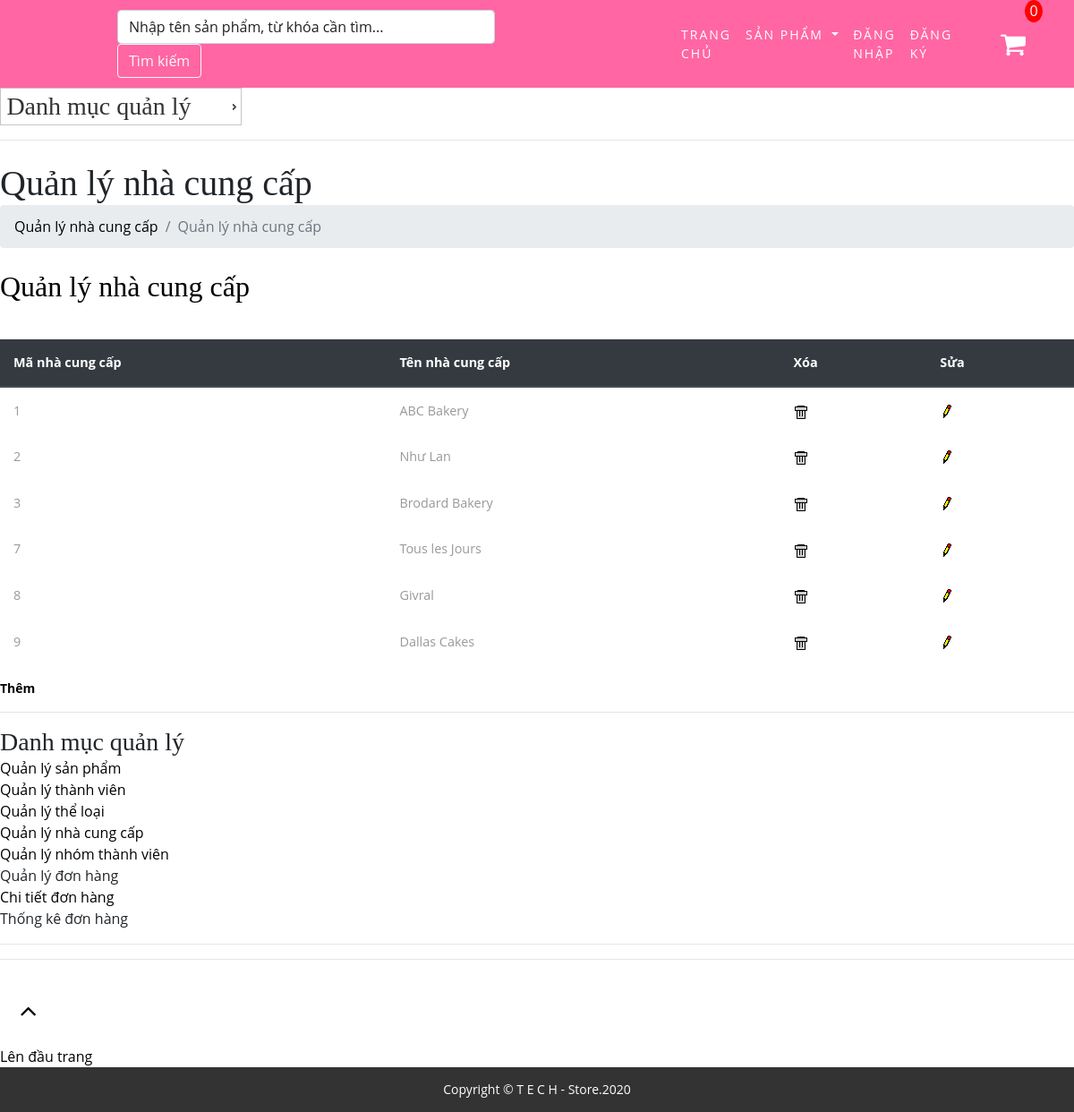
/admin.php?mod=manufacturer&act=manage, run on the app's committed database.
### tables this page shows
CREATE TABLE `manufacturers` (
  `ManufacturerID` int(11) NOT NULL,
  `ManufacturerName` varchar(255) NOT NULL
);

### Controller/Manufacturer/Manage.php (called while the page is built)
<?php
	include_once("Model/Manufacturer.php");
	$ma = new Manufacturer();
	$ret = $ma->getManufacturerManage();
	include_once("View/Manufacturer/Manage.php");
?>

### Model/Manufacturer.php (called while the page is built, shortened)
<?php
include_once("DataProvider.php");
class Manufacturer{
	private $da;
	function __construct(){
		$this->da = new DataProvider();
	}
	function getManufacturerManage(){
		$sql = "Select * from manufacturers";
		return $this->da->FetchAll($sql);
	}
}
?>

### Model/DataProvider.php (called while the page is built, shortened)
<?php
	class DataProvider{
		private $link;
		function __construct()
		{
			$this->link=mysqli_connect("localhost","root","","storedb");
		}
		function  ExecuteQuery($sql)
		{
			mysqli_query($this->link,"set names utf8");
			return mysqli_query($this->link, $sql);
		}
		function FetchAll($sql){
			$arr=array();
			$r = $this->ExecuteQuery($sql);
			while($row = mysqli_fetch_assoc($r)){
				$arr[]=$row;
			}
			return $arr;
		}
	}
?>

### View/Manufacturer/Manage.php (the view)
<h1 class="mt-4">Quản lý nhà cung cấp </h1>
<ol class="breadcrumb mb-4">
    <li class="breadcrumb-item"><a href="~/View/Products/Manage.php">Quản lý nhà cung cấp </a></li>
    <li class="breadcrumb-item active">Quản lý nhà cung cấp</li>
</ol>
<div>
<h2><a href="adminManager.php?mod=manufacturer&act=manage">Quản lý nhà cung cấp</a></h2>
	<table class="table" style="margin-top: 40px;">
  		<thead class="thead-dark">
    	<tr>
      		<th scope="col">Mã nhà cung cấp</th>
      		<th scope="col">Tên nhà cung cấp</th>
      		<th scope="col">Xóa</th>
      		<th scope="col">Sửa</th>
    	</tr>
  		</thead>
    <?php
	foreach($ret as $row)
	{
		echo "<tr><td>";
		echo $row['ManufacturerID']."</td><td>";
		echo $row['ManufacturerName']."</td><td>";
		echo "<a href=\"adminManager.php?mod=manufacturer&act=delete&id=$row[ManufacturerID]\" onclick=\"return IsDelete()\"><img src=\"Images/Delete.gif\" /></a></td><td>";
		echo "<a href=\"adminManager.php?mod=manufacturer&act=edit&id=$row[ManufacturerID]\"><img src=\"Images/Edit.gif\" /></a>";
		echo "</td></tr>";
	}
	?>
    </table>
<p class="btn-more box noprint"><strong><a href="adminManager.php?mod=manufacturer&act=insert">Thêm</a></strong></p>
</div> <hr class="noscreen">

### css/main2.css (style rules this page uses)
* { box-sizing: border-box; -moz-box-sizing: border-box; -webkit-box-sizing: border-box; }
a,a:hover,a:focus,a:active { outline:none;text-decoration:none;color:#000 }
a, a:hover, a:focus, a:active { outline: none; text-decoration: none; color: #000; }
a { margin: 0; padding: 0; font-size: 100%; vertical-align: baseline; background: transparent; }
img { vertical-align: middle; }
img, object, embed { max-width: 100%; }
h1, h2, h3, h4, h5, h6, p, small, strong, b, i { margin: 0; padding: 0; border: 0; vertical-align: baseline; background: transparent; }

### data on the page
manufacturers: ManufacturerID "1", ManufacturerName "ABC Bakery"
manufacturers: ManufacturerID "2", ManufacturerName "Như Lan"
manufacturers: ManufacturerID "3", ManufacturerName "Brodard Bakery"
manufacturers: ManufacturerID "7", ManufacturerName "Tous les Jours"
manufacturers: ManufacturerID "8", ManufacturerName "Givral"
manufacturers: ManufacturerID "9", ManufacturerName "Dallas Cakes"
